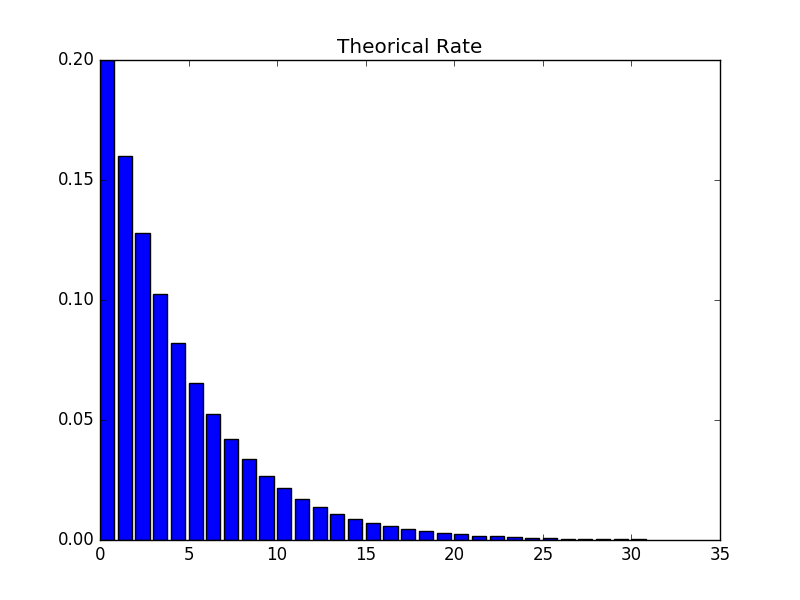

This chart was generated by the following Python code:
import matplotlib.pyplot as plt

class Calculator:
    def __init__(self,arrivalRate,serviceRate):
        self.arrivalRate = arrivalRate
        self.serviceRate = serviceRate
        self.utilization = arrivalRate/serviceRate
        self.customerLine = self.utilization*self.utilization/(1-self.utilization)
        self.customerSystem = self.customerLine+self.utilization
        self.waitingTime = self.utilization/(serviceRate-arrivalRate)
        self.systemTime = self.waitingTime+ 1/serviceRate
    def stateRate(self, num):
        x = []
        y = []
        for i in range(0,num+1):
            x.append(i)
            y.append(pow(self.utilization,i)*(1-self.utilization))
        plt.bar(x,y,width=0.8)
        plt.title("Theorical Rate")
        plt.show()
    def print(self):
        print("[Theorical Value]")
        print("Average time in line:%f"%(self.waitingTime))
        self.stateRate(30)
